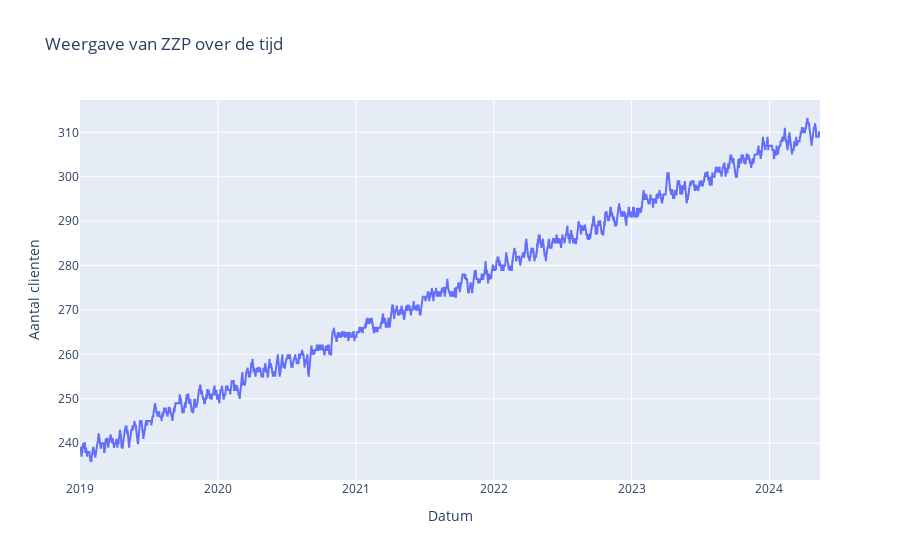
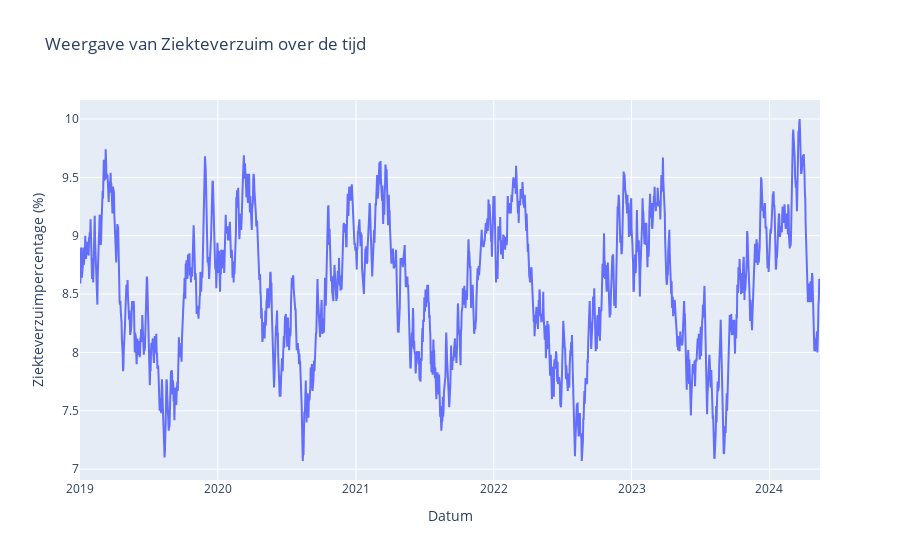
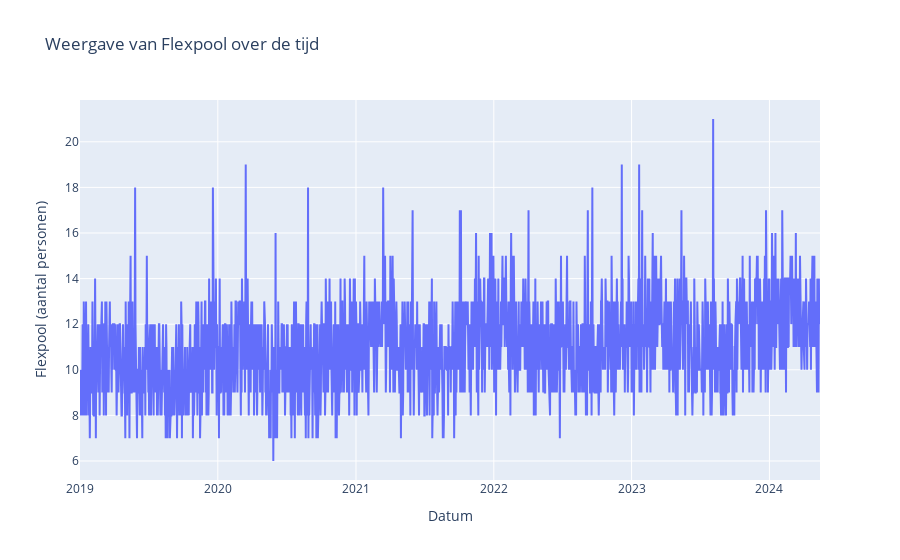

The notebook cell these images were saved under, in order:
### Markdown cell above
# 1. Inleiding

Jullie zijn allen werkzaam bij zorgorganisatie 'Zorgello' in de afdeling Analytics. De bestuurder komt binnen stormen:

Morgen heb ik een vergadering met de Raad van Commisarissen. Vorig jaar hebben ze me flink aan de tand gevoeld. Van een aantal zaken kon ik niet goed aangeven welke richting het op beweegt. Ik heb voor de vergadering morgen wat forecasts nodig. Kunnen jullie deze even snel maken? Het gaat om:
1. Het aantal clienten (ZZP >= 6)
2. Het ziekteverzuim van ons personeel
3. Inzet van flexpool medewerkers

Jullie als afdeling verdelen de onderwerpen. 

Bekijk de data van de verschillende reeksen.

### Code cell
df = bekijk_data()

### Figure 1 — Plotly figure (JSON) as saved in the notebook; plotly's stock layout.template omitted (floating-point values rounded to 4 significant figures; data arrays with more than 128 entries replaced by an {"elided": "..."} marker saying what was removed)
{"data": [{"mode": "lines", "name": "ZZP", "type": "scatter", "x": {"elided": "1961 str values"}, "y": {"elided": "1961 int values"}}], "layout": {"title": {"text": "Weergave van ZZP over de tijd"}, "xaxis": {"title": {"text": "Datum"}}, "yaxis": {"title": {"text": "Aantal clienten"}}}}

### Figure 2 — Plotly figure (JSON) as saved in the notebook; plotly's stock layout.template omitted (floating-point values rounded to 4 significant figures; data arrays with more than 128 entries replaced by an {"elided": "..."} marker saying what was removed)
{"data": [{"mode": "lines", "name": "Ziekteverzuim", "type": "scatter", "x": {"elided": "1961 str values"}, "y": {"elided": "1961 float values"}}], "layout": {"title": {"text": "Weergave van Ziekteverzuim over de tijd"}, "xaxis": {"title": {"text": "Datum"}}, "yaxis": {"title": {"text": "Ziekteverzuimpercentage (%)"}}}}

### Figure 3 — Plotly figure (JSON) as saved in the notebook; plotly's stock layout.template omitted (floating-point values rounded to 4 significant figures; data arrays with more than 128 entries replaced by an {"elided": "..."} marker saying what was removed)
{"data": [{"mode": "lines", "name": "Flexpool", "type": "scatter", "x": {"elided": "1961 str values"}, "y": {"elided": "1961 int values"}}], "layout": {"title": {"text": "Weergave van Flexpool over de tijd"}, "xaxis": {"title": {"text": "Datum"}}, "yaxis": {"title": {"text": "Flexpool (aantal personen)"}}}}
